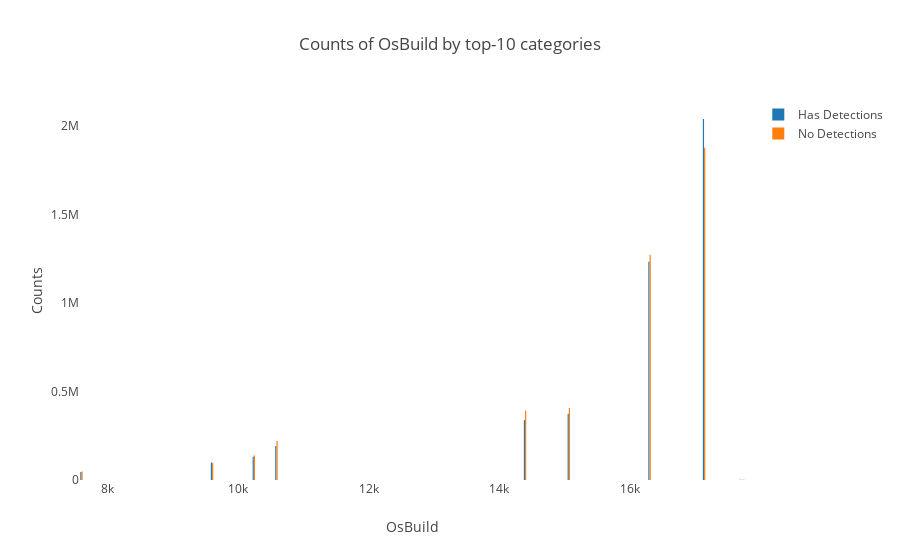

Notebook code for this chart:
### Code cell
plot_categorical_feature('OsBuild', True, 10)

### Figure 1 — Plotly figure (JSON) as saved in the notebook; plotly's stock layout.template omitted (floating-point values rounded to 4 significant figures)
{"data": [{"name": "Has Detections", "type": "bar", "uid": "98ec3d6d-2195-4ccc-882a-cbb4f0196959", "x": [7601, 9600, 10240, 10586, 14393, 15063, 16299, 17134, 17692, 17738], "y": [45387, 98561, 131471, 191739, 337835, 373652, 1232131, 2038918, 1412, 1103]}, {"name": "No Detections", "type": "bar", "uid": "bb0f28b5-096b-44ae-af67-6e965f976b60", "x": [7601, 9600, 10240, 10586, 14393, 15063, 16299, 17134, 17692, 17738], "y": [47919, 95947, 138721, 219867, 392984, 406618, 1271550, 1876603, 1772, 1375]}], "layout": {"barmode": "group", "legend": {"orientation": "v"}, "title": {"text": "Counts of OsBuild by top-10 categories"}, "xaxis": {"showgrid": false, "showline": false, "title": {"text": "OsBuild"}, "zeroline": false}, "yaxis": {"showgrid": false, "showline": false, "title": {"text": "Counts"}, "zeroline": false}}}
